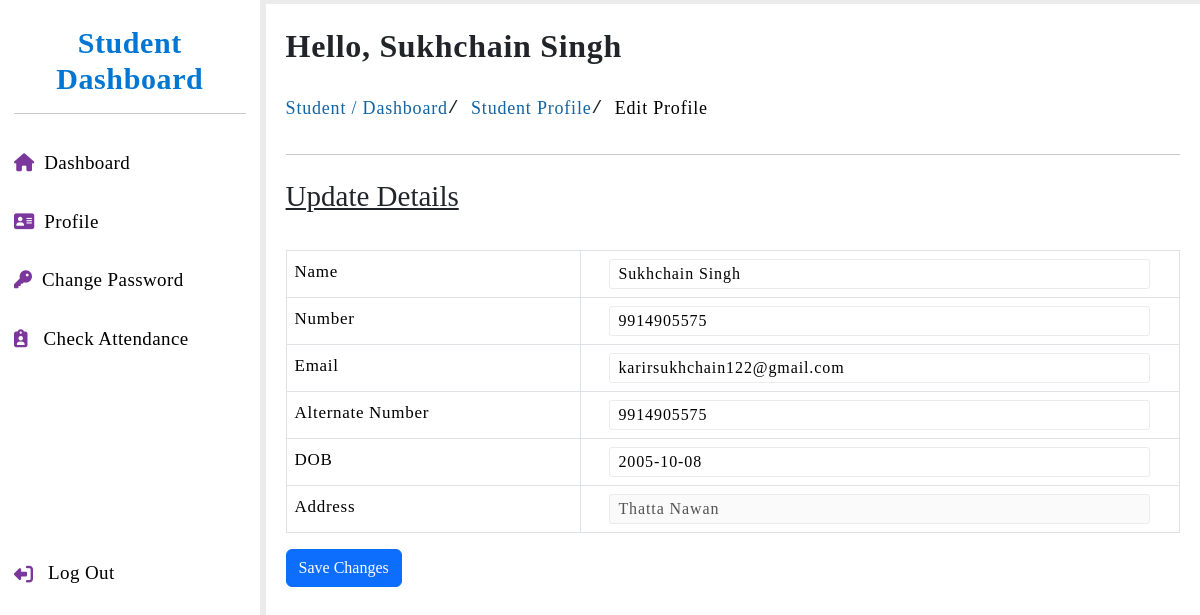
Page /student/edit-profile.php (signed in) on the earlier database version.
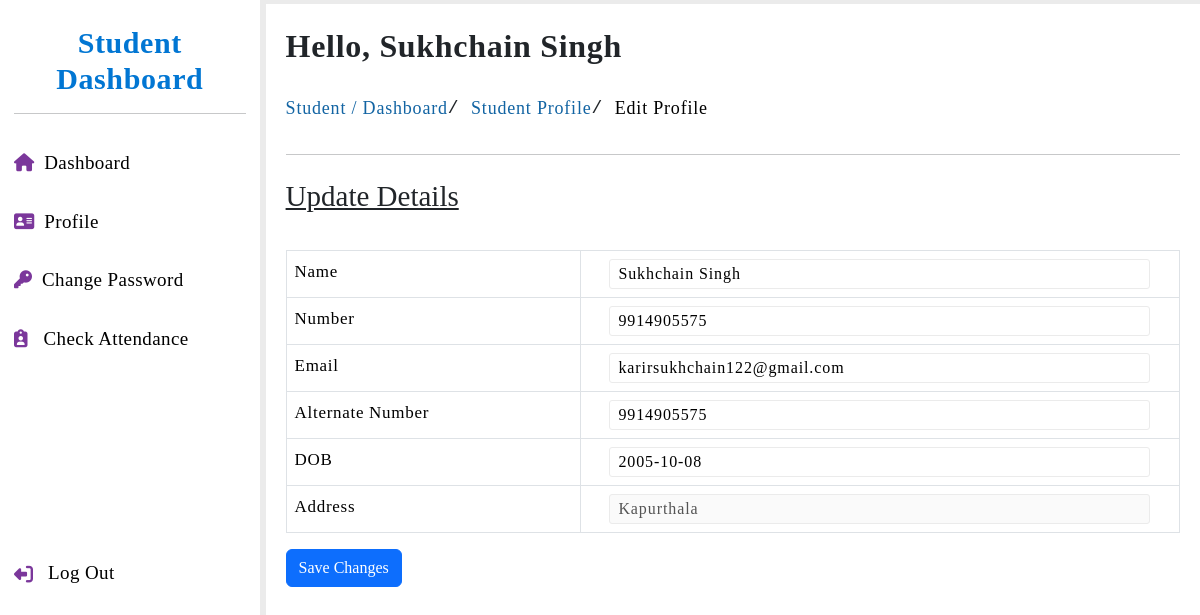
Same page on the later database version.
### tables this page shows
CREATE TABLE `student_info` (
  `sr_no` int(11) NOT NULL,
  `student_name` varchar(50) NOT NULL,
  `student_father_name` varchar(50) NOT NULL,
  `student_number` bigint(10) NOT NULL,
  `student_email` varchar(100) NOT NULL,
  `student_password` varchar(30) NOT NULL,
  `student_course` varchar(30) NOT NULL,
  `student_semester` int(20) NOT NULL,
  `student_dob` varchar(11) NOT NULL,
  `student_gender` varchar(8) NOT NULL,
  `student_address` varchar(150) NOT NULL,
  `student_alt_number` bigint(10) NOT NULL
);

### student/edit-profile.php (the view, shortened to what this page needs)
<?php
    include '../sql/main_connection.php';
    $student_number = $_SESSION['number'];
    $data = mysqli_query($conn, "SELECT * FROM `student_info` WHERE student_number = '$student_number'");
    $result = mysqli_fetch_assoc($data);
?>
<!DOCTYPE html>
<html lang="en">
<head>
    <?php include '../include/links.php'; ?>
    <link rel="stylesheet" href="../styles/student-dashboard-style.css">
    <link rel="stylesheet" href="student-responsive.css">
</head>
<body>
    <?php include '../include/student-sidebar.php'; ?>
    <section class="dashboard-middle-area">
        <h4 class="student-name">Hello, <?php echo $result['student_name']; ?></h4>
        <pre class="pagination"><p style="color: #1264a3;">Student / </p> <a href="dashboard.php" style="color: #1264a3;">Dashboard</a> / <a href="profile.php" style="color: #1264a3;">Student Profile</a> / <a href="edit-profile.php">Edit Profile</a></pre> <hr>
        <h4 class="update-heading py-2">Update Details</h4>
        <div class="student-profile">
            <form method="POST">
                <table class="table table-bordered">
                    <tr>
                        <th class="edit-heading" width="33%">Name</th>
                        <td><input type="text" readonly value="<?php echo $result['student_name']; ?>" autocomplete="off" class="edit-input" name="name" minlength="3" pattern="^[A-Za-z\s]+$"></td>
                    </tr>
                    <tr>
                        <th class="edit-heading" width="33%">Number</th>
                        <td><input type="text" value="<?php echo $result['student_number']; ?>" onkeypress='return event.charCode >= 48 && event.charCode <= 57' autocomplete="off" class="edit-input" name="number" pattern="^[6-9][0-9]{9}$" minlength="10" maxlength="10"></td>
                    </tr>
                    <tr>
                        <th class="edit-heading" width="33%">Email</th>
                        <td><input type="email" value="<?php echo $result['student_email']; ?>" autocomplete="off" class="edit-input" name="email"></td>
                    </tr>
                    <tr>
                        <th class="edit-heading" width="33%">Alternate Number</th>
                        <td><input type="text" value="<?php echo $result['student_alt_number']; ?>" maxlength="10" autocomplete="off" class="edit-input respo-input" name="alt_number"></td>
                    </tr>
                    <tr>
                        <th class="edit-heading" width="33%">DOB</th>
                        <td><input type="text" value="<?php echo $result['student_dob']; ?>" placeholder="Date of Birth" onfocus="(this.type='date')" onblur="if(!this.value) this.type='text'" autocomplete="off" class="edit-input" name="dob"></td>
                    </tr>
                    <tr>
                        <th class="edit-heading" width="33%">Address</th>
                        <td><input type="text" value="<?php echo $result['student_address']; ?>" autocomplete="off" class="edit-input" name="address" disabled></td>
                    </tr>
                </table>
                <input type="submit" value="Save Changes" name="update-detail" class="btn btn-primary">
            </form>
        </div>
    </section>
</body>
</html>

Differences in the rows shown:
changed student_info "Sukhchain Singh": address "Thatta Nawan" → "Kapurthala"
